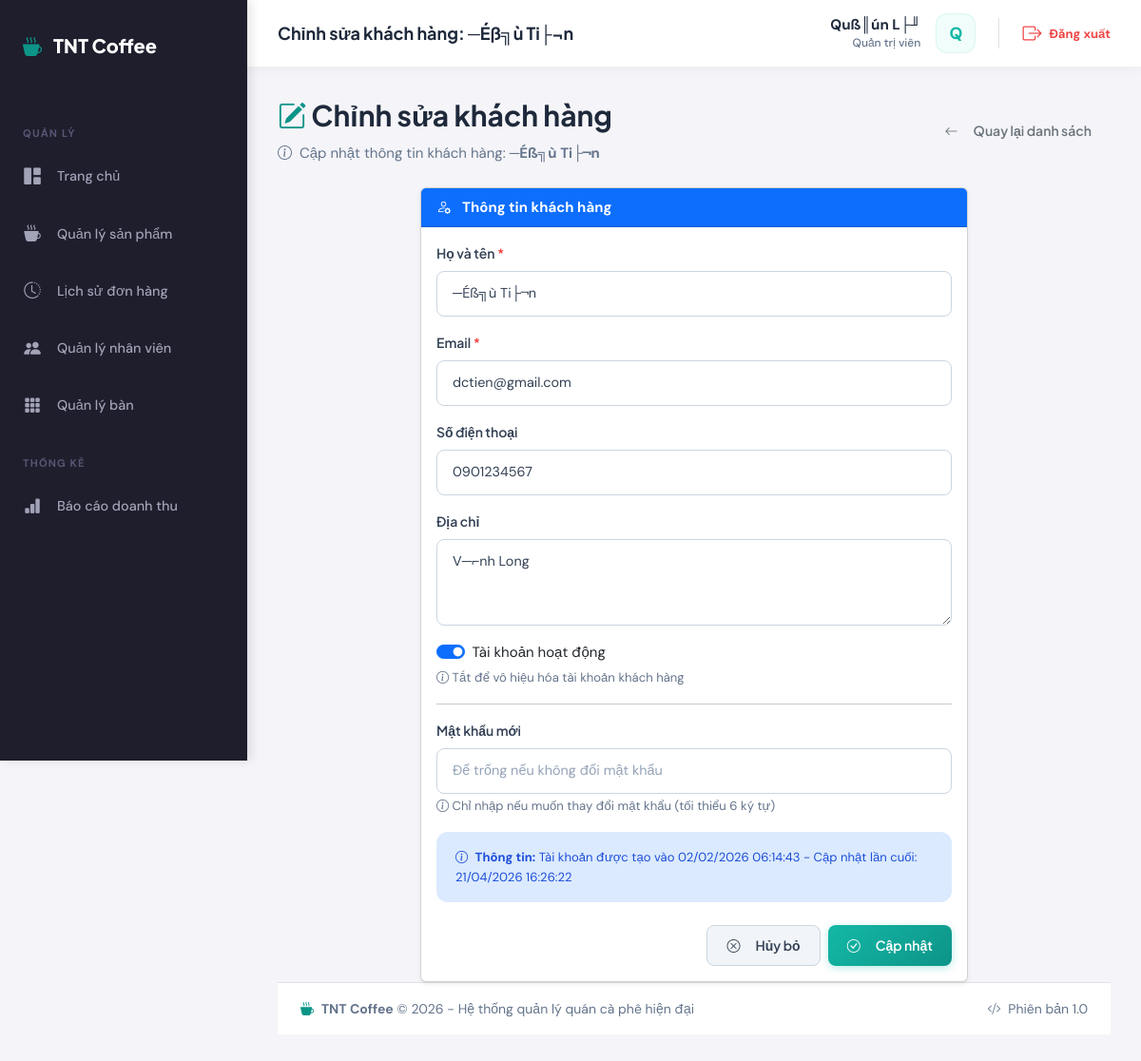
Screenshot of /admin/customers/edit.php?id=2 (signed in) with the database file from the repository.
### tables this page shows
CREATE TABLE `customers` (
  `id` int(11) NOT NULL AUTO_INCREMENT,
  `email` varchar(255) NOT NULL,
  `password` varchar(255) NOT NULL,
  `full_name` varchar(255) NOT NULL,
  `phone` varchar(20) DEFAULT NULL,
  `address` text DEFAULT NULL,
  `points` int(11) DEFAULT 0,
  `created_at` timestamp NULL DEFAULT current_timestamp(),
  `updated_at` timestamp NULL DEFAULT current_timestamp() ON UPDATE current_timestamp(),
  `is_active` tinyint(1) DEFAULT 1,
  PRIMARY KEY (`id`),
  UNIQUE KEY `email` (`email`)
);

### config/database.php (called while the page is built, shortened)
<?php
function executeQuery($pdo, $sql, $params = []) {
    try {
        $stmt = $pdo->prepare($sql);
        $stmt->execute($params);
        return $stmt;
    } catch (PDOException $e) {
        error_log("Query Error: " . $e->getMessage());
        throw $e;
    }
}
function fetchOne($pdo, $sql, $params = []) {
    $stmt = executeQuery($pdo, $sql, $params);
    return $stmt->fetch();
}

### config/config.php (called while the page is built, shortened)
<?php
function formatDate($date, $format = DATE_FORMAT) {
    $timestamp = is_numeric($date) ? $date : strtotime($date);
    return date($format, $timestamp);
}

### admin/customers/edit.php (the view, shortened to what this page needs)
<?php
require_once dirname(dirname(__DIR__)) . '/config/config.php';
require_once dirname(dirname(__DIR__)) . '/config/database.php';
$id = $_GET['id'] ?? 0;
try {
    $customer = fetchOne($pdo, "SELECT * FROM customers WHERE id = ?", [$id]);
} catch (PDOException $e) {
    error_log("Load Customer Error: " . $e->getMessage());
    setMessage('danger', 'Có lỗi khi tải thông tin khách hàng.');
    header('Location: ' . BASE_URL . '/admin/customers/index.php');
    exit;
}
$pageTitle = 'Chỉnh sửa khách hàng: ' . $customer['full_name'];
require_once dirname(dirname(__DIR__)) . '/includes/header.php';
?>
<div class="row mb-4">
    <div class="col-12">
        <div class="d-flex justify-content-between align-items-center">
            <div>
                <h2 class="mb-2">
                    <i class="bi bi-pencil-square text-primary"></i>
                    Chỉnh sửa khách hàng
                </h2>
                <p class="text-muted mb-0">
                    <i class="bi bi-info-circle me-1"></i>
                    Cập nhật thông tin khách hàng: <strong><?php echo htmlspecialchars($customer['full_name']); ?></strong>
                </p>
            </div>
            <div>
                <a href="<?php echo BASE_URL; ?>/admin/customers/index.php" class="btn btn-outline-secondary">
                    <i class="bi bi-arrow-left me-2"></i>
                    Quay lại danh sách
                </a>
            </div>
        </div>
    </div>
</div>
<div class="row">
    <div class="col-lg-8 col-md-10 mx-auto">
        <div class="card shadow-sm">
            <div class="card-header bg-primary text-white">
                <i class="bi bi-person-gear me-2"></i>
                <strong>Thông tin khách hàng</strong>
            </div>
            <div class="card-body">
                <form method="POST" action="" id="customerForm">
                    <div class="mb-3">
                        <label for="full_name" class="form-label">
                            Họ và tên <span class="text-danger">*</span>
                        </label>
                        <input type="text"
                               class="form-control"
                               id="full_name"
                               name="full_name"
                               value="<?php echo htmlspecialchars($customer['full_name']); ?>"
                               required
                               placeholder="Nhập họ và tên">
                    </div>
                    <div class="mb-3">
                        <label for="email" class="form-label">
                            Email <span class="text-danger">*</span>
                        </label>
                        <input type="email"
                               class="form-control"
                               id="email"
                               name="email"
                               value="<?php echo htmlspecialchars($customer['email']); ?>"
                               required
                               placeholder="Nhập địa chỉ email">
                    </div>
                    <div class="mb-3">
                        <label for="phone" class="form-label">Số điện thoại</label>
                        <input type="tel"
                               class="form-control"
                               id="phone"
                               name="phone"
                               value="<?php echo htmlspecialchars($customer['phone'] ?? ''); ?>"
                               placeholder="Nhập số điện thoại">
                    </div>
                    <div class="mb-3">
                        <label for="address" class="form-label">Địa chỉ</label>
                        <textarea class="form-control"
                                  id="address"
                                  name="address"
                                  rows="3"
                                  placeholder="Nhập địa chỉ"><?php echo htmlspecialchars($customer['address'] ?? ''); ?></textarea>
                    </div>
                    <div class="mb-3">
                        <div class="form-check form-switch">
                            <input class="form-check-input"
                                   type="checkbox"
                                   id="is_active"
                                   name="is_active"
                                   <?php echo $customer['is_active'] ? 'checked' : ''; ?>>
                            <label class="form-check-label" for="is_active">
                                Tài khoản hoạt động
                            </label>
                        </div>
                        <small class="form-text text-muted">
                            <i class="bi bi-info-circle"></i> Tắt để vô hiệu hóa tài khoản khách hàng
                        </small>
                    </div>
                    <hr>
                    <div class="mb-3">
                        <label for="new_password" class="form-label">Mật khẩu mới</label>
                        <input type="password"
                               class="form-control"
                               id="new_password"
                               name="new_password"
                               placeholder="Để trống nếu không đổi mật khẩu">
                        <small class="form-text text-muted">
                            <i class="bi bi-info-circle"></i> Chỉ nhập nếu muốn thay đổi mật khẩu (tối thiểu 6 ký tự)
                        </small>
                    </div>
                    <div class="alert alert-info">
                        <small>
                            <i class="bi bi-info-circle me-1"></i>
                            <strong>Thông tin:</strong> Tài khoản được tạo vào <?php echo formatDate($customer['created_at'], DATETIME_FORMAT); ?>
                            <?php if ($customer['updated_at'] != $customer['created_at']): ?>
                                - Cập nhật lần cuối: <?php echo formatDate($customer['updated_at'], DATETIME_FORMAT); ?>
                            <?php endif; ?>
                        </small>
                    </div>
                    <div class="d-flex justify-content-end gap-2 mt-4">
                        <a href="<?php echo BASE_URL; ?>/admin/customers/index.php" class="btn btn-secondary">
                            <i class="bi bi-x-circle me-2"></i>
                            Hủy bỏ
                        </a>
                        <button type="submit" class="btn btn-primary">
                            <i class="bi bi-check-circle me-2"></i>
                            Cập nhật
                        </button>
                    </div>
                </form>
            </div>
        </div>
    </div>
</div>
<?php require_once dirname(dirname(__DIR__)) . '/includes/footer.php'; ?>

### includes/header.php (shortened to what this page needs)
<?php
$isLoggedIn = isset($_SESSION['user_id']);
$userName = $isLoggedIn ? ($_SESSION['full_name'] ?? 'User') : '';
$userRole = $isLoggedIn ? ($_SESSION['role'] ?? 'employee') : '';
$userInitial = strtoupper(substr($userName, 0, 1));
?>
<!DOCTYPE html>
<html lang="vi">
<head>
    <link href="https://cdn.jsdelivr.net/npm/bootstrap@5.3.2/dist/css/bootstrap.min.css" rel="stylesheet">
    <link rel="stylesheet" href="https://cdn.jsdelivr.net/npm/bootstrap-icons@1.11.2/font/bootstrap-icons.css">
    <link rel="stylesheet" href="https://cdn.datatables.net/1.13.7/css/dataTables.bootstrap5.min.css">
    <link rel="stylesheet" href="<?php echo BASE_URL; ?>/assets/css/style.css">
    <link rel="stylesheet" href="<?php echo BASE_URL; ?>/assets/css/pos.css">
</head>
<body>
    <?php if ($isLoggedIn): ?>
        <div class="dashboard-container">
            <aside class="sidebar">
                <a href="<?= BASE_URL ?>/" class="sidebar-brand">
                    <i class="bi bi-cup-hot-fill text-primary"></i>
                    <span>TNT Coffee</span>
                </a>
                <ul class="sidebar-menu">
                    <?php if ($userRole === 'admin'): ?>
                        <li class="sidebar-section-title">QUẢN LÝ</li>
                        <li class="menu-item">
                            <a href="<?= BASE_URL ?>/admin/dashboard.php" class="menu-link <?= strpos($_SERVER['PHP_SELF'], 'admin/dashboard.php') !== false ? 'active' : '' ?>">
                                <i class="bi bi-grid-1x2-fill"></i> Trang chủ
                            </a>
                        </li>
                        <li class="menu-item">
                            <a href="<?= BASE_URL ?>/admin/products/index.php" class="menu-link <?= (strpos($_SERVER['PHP_SELF'], 'admin/products/') !== false) ? 'active' : '' ?>">
                                <i class="bi bi-cup-hot-fill"></i> Quản lý sản phẩm
                            </a>
                        </li>
                        <li class="menu-item">
                            <a href="<?= BASE_URL ?>/admin/sales/index.php" class="menu-link <?= (strpos($_SERVER['PHP_SELF'], 'admin/sales/') !== false) ? 'active' : '' ?>">
                                <i class="bi bi-clock-history"></i> Lịch sử đơn hàng
                            </a>
                        </li>
                        <li class="menu-item">
                            <a href="<?= BASE_URL ?>/admin/users/index.php" class="menu-link <?= strpos($_SERVER['PHP_SELF'], 'admin/users/') !== false ? 'active' : '' ?>">
                                <i class="bi bi-people-fill"></i> Quản lý nhân viên
                            </a>
                        </li>
                        <li class="menu-item">
                            <a href="<?= BASE_URL ?>/admin/tables/index.php" class="menu-link <?= strpos($_SERVER['PHP_SELF'], 'admin/tables/') !== false ? 'active' : '' ?>">
                                <i class="bi bi-grid-3x3-gap-fill"></i> Quản lý bàn
                            </a>
                        </li>
                        <li class="sidebar-section-title">THỐNG KÊ</li>
                        <li class="menu-item">
                            <a href="<?= BASE_URL ?>/admin/reports/sales.php" class="menu-link <?= strpos($_SERVER['PHP_SELF'], 'admin/reports/') !== false ? 'active' : '' ?>">
                                <i class="bi bi-bar-chart-fill"></i> Báo cáo doanh thu
                            </a>
                        </li>
                    <?php endif; ?>
                </ul>
            </aside>
            <div class="main-content-wrapper">
                <header class="dashboard-topbar">
                    <div class="topbar-left">
                        <h5 class="mb-0 fw-bold"><?= $pageTitle ?? 'Hệ thống Quản lý' ?></h5>
                    </div>
                    <div class="topbar-right d-flex align-items-center gap-4">
                        <div class="user-profile-mini">
                            <div class="user-profile-info d-none d-md-block">
                                <span class="user-profile-name"><?= htmlspecialchars($userName) ?></span>
                                <span class="user-profile-role"><?= $userRole === 'admin' ? 'Quản trị viên' : 'Nhân viên' ?></span>
                            </div>
                            <div class="user-profile-avatar">
                                <?= $userInitial ?>
                            </div>
                        </div>
                        <div class="logout-wrapper border-start ps-4">
                            <a href="<?= BASE_URL ?>/logout.php" class="text-danger text-decoration-none fw-bold small d-flex align-items-center gap-2">
                                <i class="bi bi-box-arrow-right fs-5"></i>
                                <span class="d-none d-md-inline">Đăng xuất</span>
                            </a>
                        </div>
                    </div>
                </header>
                <div class="content-body">
    <?php endif; ?>

### includes/header.php (style rules this page uses)
.dashboard-container { display: flex; min-height: 100vh; background: #f5f5f9; }
.sidebar { width: 260px; background: #1e1e2d; color: #a2a3b7; position: fixed; height: 100vh; left: 0; top: 0; z-index: 1000; display: flex; flex-direction: column; }
.main-content-wrapper { flex-grow: 1; margin-left: 260px; min-width: 0; }
.dashboard-topbar { height: 70px; background: white; box-shadow: 0 1px 15px rgba(0,0,0,0.05); display: flex; align-items: center; justify-content: space-between; padding: 0 2rem; position: sticky; top: 0; z-index: 999; }
.user-profile-mini { display: flex; align-items: center; gap: 1rem; }
.user-profile-info { text-align: right; line-height: 1.2; }
.user-profile-name { display: block; font-weight: 700; color: #1e293b; font-size: 0.95rem; }
.user-profile-role { font-size: 0.75rem; color: #64748b; font-weight: 500; }
.user-profile-avatar { width: 42px; height: 42px; border-radius: 12px; background: #f0fdfa; color: #14b8a6; display: flex; align-items: center; justify-content: center; font-weight: 800; font-size: 1.1rem; border: 1px solid rgba(20, 184, 166, 0.1); }
.sidebar-menu { list-style: none; padding: 1rem 0; margin: 0; }
.menu-link { display: flex; align-items: center; gap: 1rem; padding: 0.875rem 1.5rem; color: #a2a3b7 !important; text-decoration: none !important; }
.sidebar-brand { padding: 2rem 1.5rem; display: flex; align-items: center; gap: 0.75rem; color: white !important; text-decoration: none; font-weight: 800; }
.content-body { padding: 2rem; }
.sidebar-section-title { list-style: none; padding: 1.25rem 1.5rem 0.5rem; font-size: 0.7rem; font-weight: 700; letter-spacing: 0.1em; color: #565674; text-transform: uppercase; }

### rows the page displays
customers: full_name "Chỉnh sửa khách hàng: ─Éß╗ù Ti├¬n", full_name "─Éß╗ù Ti├¬n", email "dctien@gmail.com", phone "0901234567", address "V─⌐nh Long", is_active "☑", created_at "02/02/2026 06:14:43", updated_at "21/04/2026 16:26:22"

### other values shown
$userName "Quß║ún L├╜"
$userInitial "Q"
